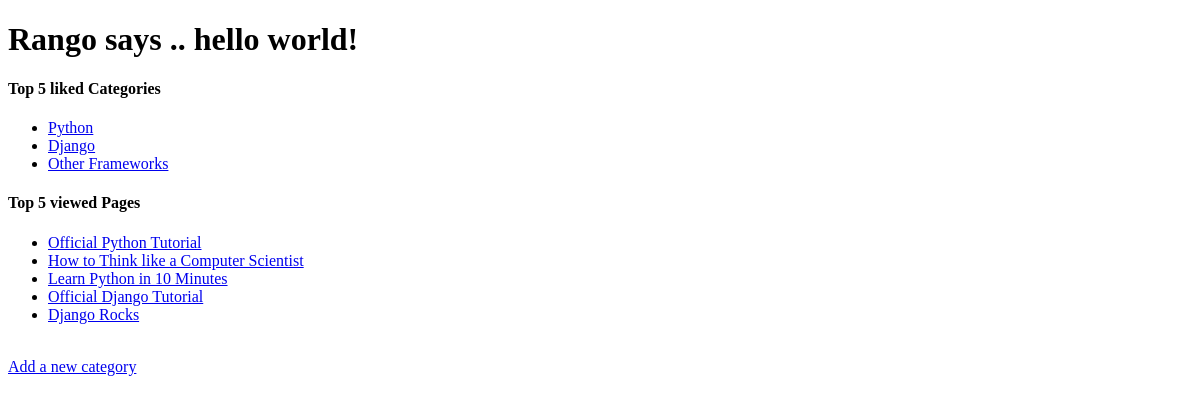
The page /rango/ on the database as committed earlier.
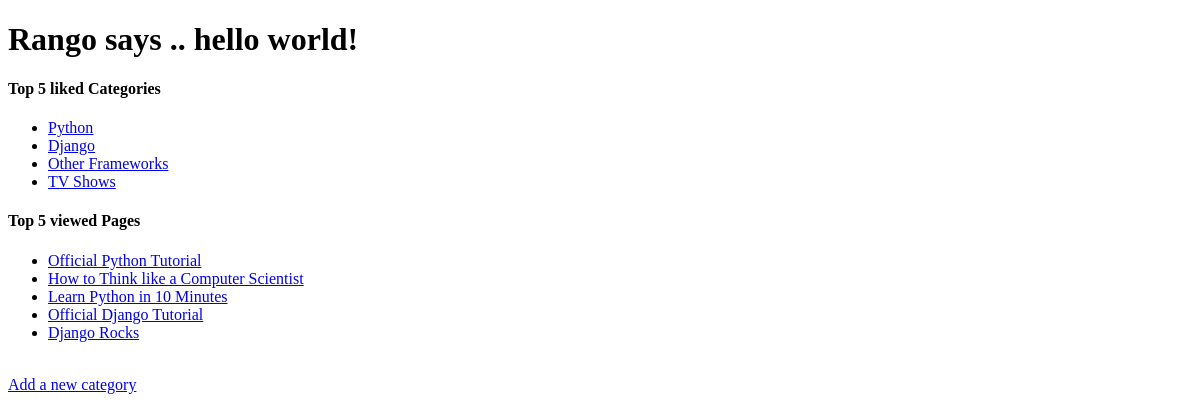
The same page on the database as committed later.
### rango/models.py (models this page shows, shortened)
class Category(models.Model):
    name = models.CharField(max_length=128, unique=True)
    views = models.IntegerField(default=0)
    likes = models.IntegerField(default=0)

class Page(models.Model):
    category = models.ForeignKey(Category)
    title = models.CharField(max_length=128)
    url = models.URLField()
    views = models.IntegerField(default=0)

### rango/views.py (the view)
def index(request):
    context = RequestContext(request)
    category_list = Category.objects.order_by('-likes')[:5]
    context_dict = {'categories': category_list}
    for category in category_list:
        category.url = category.name.replace(' ', '_')
    page_list = Page.objects.order_by('-views')[:5]
    context_dict['pages'] = page_list
    return render_to_response('rango/index.html', context_dict, context)

### templates/rango/index.html (shortened to what this page needs)
<!DOCTYPE html>
<html>
<head lang="en">
</head>
<body>
    <h1>Rango says .. hello world!</h1>
    <h4>Top 5 liked Categories</h4>
    {% if categories %}
    <ul>
        {% for category in categories %}
        <li> <a href="/rango/category/{{ category.url }}"> {{ category.name }} </a></li>
        {% endfor %}
    </ul>
    {% else %}
    <strong>There are no categories present.</strong>
    {% endif %}
    <h4>Top 5 viewed Pages</h4>
    {% if pages %}
        <ul>
            {% for page in pages %}
            <li><a href="{{ page.url }}">{{ page.title }}</a></li>
            {% endfor %}
        </ul>
    {% else %}
    <strong>There are no pages present.</strong>
    {% endif %}
    <br/>
    <a href='/rango/add_category'>Add a new category</a>
</body>
</html>

Rows that differ between the two databases and show on the page:
added Category: name "TV Shows"
